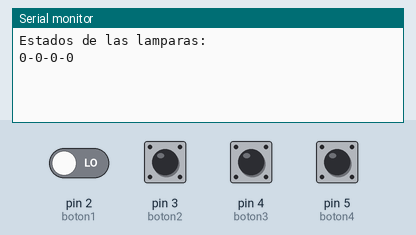
This sketch was run on a simulated Arduino Uno, built with avr-gcc and run on an emulated ATmega328P. On the bench: the last lines printed to the serial monitor. Inputs (shaded band) come from the test bench; at power-on: pin 2 (boton1), pin 3 (boton2), pin 4 (boton3), pin 5 (boton4) LOW.

Above: at 1.2 s.
1.3 s: pin 4 (boton3) pulled HIGH for 0.15 s
At 2.0 s:
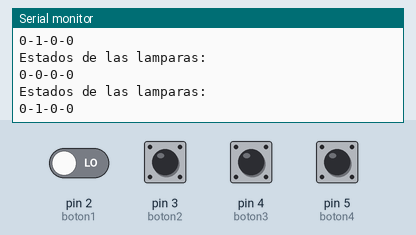
2.9 s: pin 5 (boton4) pulled HIGH for 0.15 s
At 4.2 s:
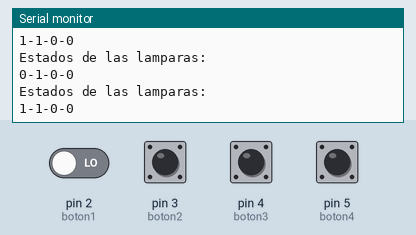
4.5 s: pin 4 (boton3) pulled HIGH for 1 s
At 6.1 s:
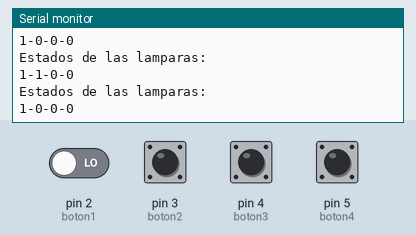
7.0 s: pin 2 (boton1) driven HIGH and pin 4 (boton3) driven HIGH
At 7.7 s:
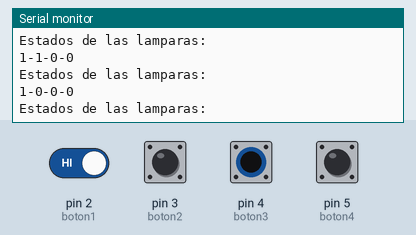

Measured:
- after the input at 1.3 s, the serial monitor: prints a new line after 0.07 s (image 1)
- after the input at 2.9 s, the serial monitor: prints a new line after 0.07 s (image 2)
- after the input at 4.5 s, the serial monitor: prints a new line at once (image 3)

The sketch:

TP1_3.ino
```cpp
#define boton1 2
#define boton2 3
#define boton3 4
#define boton4 5

#define lamp1 8
#define lamp2 9
#define lamp3 10
#define lamp4 11

int timecounter1 = 0;
int timecounter2 = 0;
int timecounter3 = 0;
int timecounter4 = 0;
unsigned long timertreshhold1 = 150;
unsigned long timertreshhold2 = 150;
unsigned long timertreshhold3 = 150;
unsigned long timertreshhold4 = 150;

int flag1, flag2, flag3, flag4 = 0;

int aviso = 1;

bool lamps[4] = {0, 0, 0, 0};
bool *plamps[4];

int i;


void setup()
{
  Serial.begin(9600);

  for (i = 0 ; i <= 3 ; i++)
  {
    plamps[i] = &lamps[i];
  }

}


void loop()
{

  estado();

  if (aviso == 1)
  {
    aviso = 0;
    Serial.println("Estados de las lamparas: ");
    Serial.print(lamps[3]);
    Serial.print("-");
    Serial.print(lamps[2]);
    Serial.print("-");
    Serial.print(lamps[1]);
    Serial.print("-");
    Serial.println(lamps[0]);
  }

}


int estado()
{
  if (digitalRead(boton1) == HIGH)
  {
    if (millis() > timecounter1 + timertreshhold1)
    {
      if (flag1)
      {
        *plamps[0] = 1;
        flag1 = 0;
      }
      else
      {
        *plamps[0] = 0;
        flag1 = 1;
      }
      aviso = 1;
    }
    digitalWrite(lamp1, lamps[0]);
    timecounter1 = millis();
  }


  if (digitalRead(boton2) == HIGH)
  {
    if (millis() > timecounter2 + timertreshhold2)
    {
      if (flag2)
      {
        *plamps[1] = 1;
        flag2 = 0;
      }
      else
      {
        *plamps[1] = 0;
        flag2 = 1;
      }
      aviso = 1;
    }
    digitalWrite(lamp2, lamps[1]);
    timecounter2 = millis();
  }


  if (digitalRead(boton3) == HIGH)
  {
    if (millis() > timecounter3 + timertreshhold3)
    {
      if (flag3)
      {
        *plamps[2] = 1;
        flag3 = 0;
      }
      else
      {
        *plamps[2] = 0;
        flag3 = 1;
      }
      aviso = 1;
    }
    digitalWrite(lamp3, lamps[2]);
    timecounter2 = millis();
  }


  if (digitalRead(boton4) == HIGH)
  {
    if (millis() > timecounter4 + timertreshhold4)
    {
      if (flag4)
      {
        *plamps[3] = 1;
        flag4 = 0;
      }
      else
      {
        *plamps[3] = 0;
        flag4 = 1;
      }
      aviso = 1;
    }
    digitalWrite(lamp4, lamps[3]);
    timecounter2 = millis();
  }
}
```
